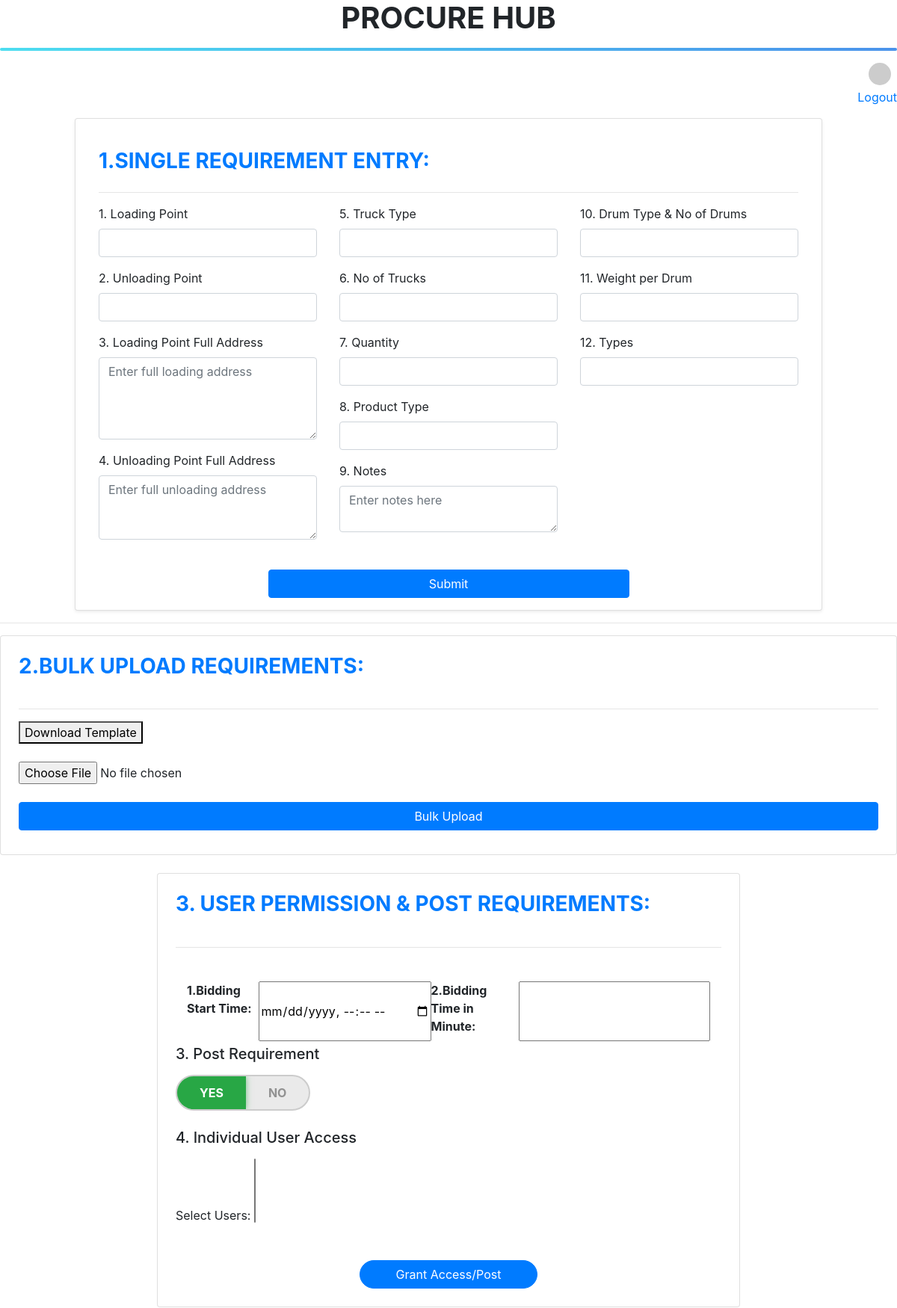
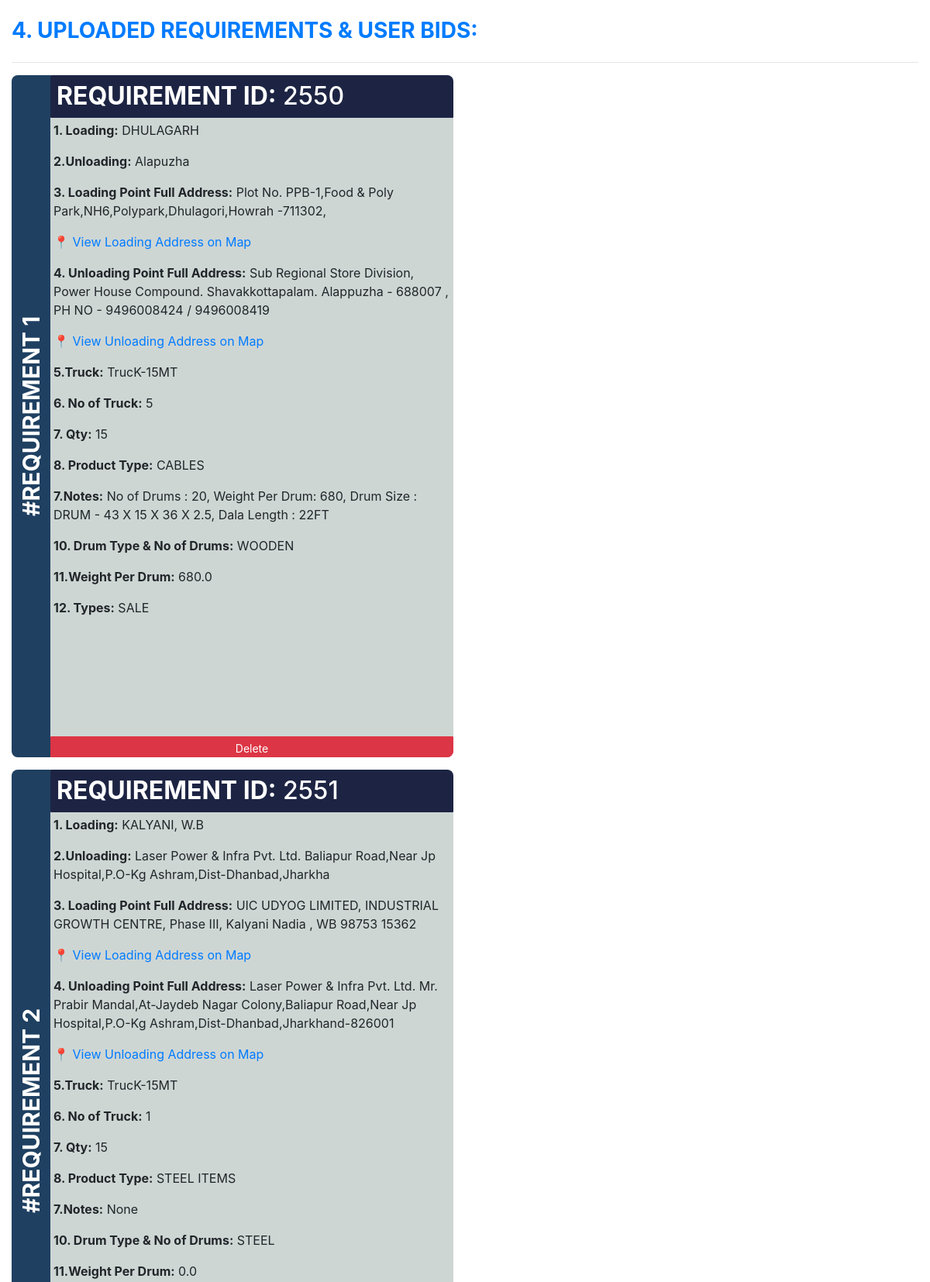
/requirements/ (upper part), run on the app's committed database (2 pictures, top to bottom).
### myapp/models.py (models this page shows, shortened)
class Requirements(models.Model):
    loading_point=models.CharField(max_length=100,null=True,blank=True)
    unloading_point=models.CharField(max_length=100,null=True,blank=True)
    loading_point_full_address=models.TextField(null=True,blank=True)
    unloading_point_full_address=models.TextField(null=True,blank=True)
    product = models.CharField(max_length=100)
    truck_type=models.CharField(max_length=100)
    qty=models.IntegerField(default=0)
    no_of_trucks=models.IntegerField(null=True,blank=True)
    notes=models.TextField(null=True,blank=True)
    drum_type_no_of_drums=models.CharField(max_length=100,null=True,blank=True)
    weight_per_drum=models.FloatField(null=True,blank=True)
    types=models.CharField(max_length=100,null=True,blank=True)

### myapp/views.py (the view, shortened to what this page needs)
# urls.py: path('requirements/', views.create_requirement, name='requirements'),  # Logout
def create_requirement(request):
    requirements = Requirements.objects.all()
    return render(request, "myapp/admin_dashboard.html", {"requirements": requirements})  # Or render to the dashboard

### myapp/templates/myapp/admin_dashboard.html (shortened to what this page needs)
<!DOCTYPE html>
<html lang="en">
<head>
<link rel="stylesheet" href="https://cdn.jsdelivr.net/npm/bootstrap@4.6.2/dist/css/bootstrap.min.css">
<link rel="stylesheet" href="https://cdn.jsdelivr.net/npm/bootstrap-select@1.13.18/dist/css/bootstrap-select.min.css">
</head>
<body>
<h1 style="text-align:center"><strong>PROCURE HUB</strong></h1>
<hr class="gradient-hr">
<div class="d-flex justify-content-end align-items-center mb-1">
    <img src="https://ui-avatars.com/api/?name={{ user.username }}&background=random&color=fff"
         alt="{{ user.username }}"
         class="rounded-circle"
         width="30" height="30">
</div>
<div class="d-flex justify-content-end mb-3">
    <a href="{% url 'logout' %}" >Logout</a>
</div>
<link href="https://cdn.jsdelivr.net/npm/bootstrap@4.6.2/dist/css/bootstrap.min.css" rel="stylesheet">
<form  class="col-10 mx-auto card p-3 shadow-sm" id="requisition-update" method="POST" action="{% url 'requirements' %}">
    <div class="container-fluid mt-4">
         <h3 class="mb-4 text-primary font-weight-bold">1.SINGLE REQUIREMENT ENTRY:</h3>
                <hr>
        <div class="row">
            <div class="col-md-4 mb-4">
                <div class="form-group">
                    <div class="form-group">
                    <label for="loading_point">1. Loading Point</label>
                    <input type="text" class="form-control" name="loading_point" id="loading_point" required>
                </div>
                <div class="form-group">
                    <label for="unloading_point">2. Unloading Point</label>
                    <input type="text" class="form-control" name="unloading_point" id="unloading_point" required>
                </div>
                    <label for="loading_point_full_address">3. Loading Point Full Address</label>
                    <textarea class="form-control" name="loading_point_full_address" id="loading_point_full_address" rows="4" placeholder="Enter full loading address" required></textarea>
                </div>
                <div class="form-group">
                    <label for="unloading_point_full_address">4. Unloading Point Full Address</label>
                    <textarea class="form-control" name="unloading_point_full_address" id="unloading_point_full_address" rows="3.5" placeholder="Enter full unloading address" required></textarea>
                </div>
            </div>
            <div class="col-md-4 mb-4">
                <div class="form-group">
                    <label for="truck_type">5. Truck Type</label>
                    <input type="text" class="form-control" name="truck_type" required>
                </div>
                <div class="form-group">
                    <label for="no_of_trucks">6. No of Trucks</label>
                    <input type="number" class="form-control" name="no_of_trucks" required>
                </div>
                <div class="form-group">
                    <label for="qty">7. Quantity</label>
                    <input type="number" class="form-control" name="qty" required>
                </div>
                <div class="form-group">
                    <label for="product">8. Product Type</label>
                    <input type="text" class="form-control" name="product" required>
                </div>
                 <div class="form-group">
                    <label for="notes">9. Notes</label>
                    <textarea class="form-control" name="notes" id="notes" rows="2" placeholder="Enter notes here"></textarea>
                </div>
            </div>
            <div class="col-md-4 mb-4">
                <div class="form-group">
                    <label for="drum_type_no_of_drums">10. Drum Type & No of Drums</label>
                    <input type="text" class="form-control" name="drum_type_no_of_drums" required>
                </div>
                <div class="form-group">
                    <label for="weight_per_drum">11. Weight per Drum</label>
                    <input type="text" class="form-control" name="weight_per_drum">
                </div>
                <div class="form-group">
                    <label for="types">12. Types</label>
                    <input type="text" class="form-control" name="types">
                </div>
            </div>
        </div>
    </div>
     <div class="d-flex justify-content-center">
    <button style="width: 50%;" id="requisition-btn" type="submit" class="btn btn-primary px-5">Submit</button>
</div>
</form>
<hr>
<div class=" card p-4 mt-2 mx-auto border-1">
<h3 class="mb-4 text-primary font-weight-bold">2.BULK UPLOAD REQUIREMENTS:</h3>
    <hr>
    <a href="{% url 'download_template' %}">
        <button type="button">Download Template</button>
    </a>
<input type="file" id="bulk-file" accept=".csv, .xlsx">
<button id="bulk-upload-btn" class="btn btn-primary w-100 mb-2">Bulk Upload</button>
</div>
<div class="container-fluid mt-4 mb-4">
    <form class=" col-8 card p-4 mx-auto border-2  .bg-primary.bg-gradient" method="POST" action="{% url 'admin_dashboard' %}">
        <h3 class="mb-4 text-primary font-weight-bold">3. USER PERMISSION & POST REQUIREMENTS:</h3>
        <hr>
        <div class="container mt-4">
         <label for="start_time"><strong>1.Bidding Start Time:</strong> </label>
       <input type="datetime-local" name="start_time" id="start_time" required>
          <label for="minute"> <strong> 2.Bidding Time in Minute:</strong> </label>
       <input type="number" name="minute" id="minute" required>
        </div>
       <h5 class="mb-3">3. Post Requirement</h5>
        <div class="access-toggle mb-4">
            <button type="button" class="toggle-btn yes active" data-value="yes">YES</button>
            <button type="button" class="toggle-btn no" data-value="no">NO</button>
        </div>
        <h5 class="mb-3">4. Individual User Access</h5>
        <div class="form-group">
            <label for="user">Select Users:</label>
            <select id="userDropdown" name="user" multiple class="selectpicker"
                    data-live-search="true" data-actions-box="true">
            </select>
        </div>
        <div class="d-flex justify-content-center mt-4">
            <button class="btn btn-primary px-5" type="submit" style="border-radius: 30px;">
                Grant Access/Post
            </button>
        </div>
    </form>
</div>
<link href="https://cdn.jsdelivr.net/npm/bootstrap@4.6.2/dist/css/bootstrap.min.css" rel="stylesheet">
<div class="container-fluid mt-1">
    <h3 class="mb-4 text-primary font-weight-bold">4. UPLOADED REQUIREMENTS & USER BIDS:</h3>
    <hr>
    {% for requirement in requirements %}
    <div class="row mb-3 align-items-stretch">
        <div class="col-md-6">
            <div class="requirement-card h-100"
                 style="display: flex; background-color: #CED6D4; border-radius: 8px; overflow: hidden;">
                <div class="vertical-label">
                    <span>#REQUIREMENT {{ forloop.counter }}</span>
                </div>
                <div class="p-0 d-flex flex-column" style="flex: 1 1 auto; padding-bottom: 0; padding-top: 0;">
                <div style="background-color: #1d2443; color: white; border-radius: 1px; margin-top: 0; padding: 0.5rem;">
                    <h2 style="margin: 0;"><strong>REQUIREMENT ID:</strong> {{ requirement.id }}</h2>
                </div>
                    <div class="p-1">
                    <p style="background-color: {% if not requirement.loading_point %}#EFADF0{% else %}transparent{% endif %};">
                        <strong>1. Loading:</strong> {{ requirement.loading_point }}
                    </p>
                        <p style="background-color: {% if not requirement.unloading_point %}#EFADF0{% else %}transparent{% endif %};">
                            <strong>2.Unloading:</strong> {{ requirement.unloading_point }}
                        </p>
                    <p><strong>3. Loading Point Full Address:</strong> {{ requirement.loading_point_full_address }}</p>
            <p>
                <a href="https://www.google.com/maps/search/?api=1&query={{ requirement.loading_point_full_address|urlencode }}" target="_blank">
                    📍 View Loading Address on Map
                </a>
            </p>
            <p><strong>4. Unloading Point Full Address:</strong> {{ requirement.unloading_point_full_address }}</p>
            <p>
                <a href="https://www.google.com/maps/search/?api=1&query={{ requirement.unloading_point_full_address|urlencode }}" target="_blank">
                    📍 View Unloading Address on Map
                </a>
            </p>
            <p style="background-color: {% if not requirement.truck_type %}#EFADF0{% else %}transparent{% endif %};">
                <strong>5.Truck:</strong> {{ requirement.truck_type }}
            </p>
            <p style="background-color: {% if not requirement.no_of_trucks %}#EFADF0{% else %}transparent{% endif %};">
                <strong>6. No of Truck:</strong> {{ requirement.no_of_trucks }}
            </p>
           <p style="background-color: {% if not requirement.qty %}#EFADF0{% else %}transparent{% endif %};">
                <strong>7. Qty:</strong> {{ requirement.qty }}
            </p>
            <p><strong>8. Product Type:</strong> {{ requirement.product }}</p>
             <p style="background-color: {% if not requirement.qty %}#EFADF0{% else %}transparent{% endif %};">
                <strong>7.Notes:</strong> {{ requirement.notes }}
            </p>
            <p><strong>10. Drum Type & No of Drums:</strong> {{ requirement.drum_type_no_of_drums }}</p>
            <p><strong>11.Weight Per Drum:</strong> {{ requirement.weight_per_drum }}</p>
            <p><strong>12. Types:</strong> {{ requirement.types }}</p>
                        </div>
                    <button style="width: 100%; margin-top: auto; border-radius: 1px; margin-bottom: 0; padding-bottom: 0;"
        onclick="delReq({{ requirement.id }})"
        class="btn btn-sm btn-danger">Delete</button>
                </div>
            </div>
          <button
    id="delAllReq"
    onclick="delReq('delAll')"
    class="btn btn-danger btn-lg"
    style="width: 100%; margin-top: 1rem;">
        </button>
        </div>
        <div class="col-md-6">
        </div>
    </div>
    {% endfor %}
</div>
</body>
</html>

### myapp/templates/myapp/admin_dashboard.html (style rules this page uses)
body { font-family: Arial, sans-serif; }
.container { display: flex; justify-content: space-between; padding: 5px; }
p { margin: 5px 0; }
.requirement-card { display: flex; align-items: stretch; border-radius: 8px; overflow: hidden; margin-bottom: 1rem; }
.vertical-label { writing-mode: vertical-rl; transform: rotate(180deg); background-color: #1f4061; color: white; font-weight: bold; text-align: center; display: flex; align-items: center; justify-content: center; padding: 0 10px; height: 100%; min-width: 50px; font-size: 30px; }
.access-toggle { display: flex; border-radius: 50px; overflow: hidden; border: 2px solid #ccc; background: #eaeaea; width: fit-content; }
.toggle-btn { flex: 1; padding: 10px 30px; border: none; background: transparent; color: #555; font-weight: bold; font-size: 16px; cursor: pointer; transition: all 0.3s ease; }
.toggle-btn.active.yes { background: #28a745; color: white; box-shadow: 0 0 8px rgba(40, 167, 69, 0.6); }
.toggle-btn:not(.active) { opacity: 0.6; }
.gradient-hr { height: 4px; border: none; background: linear-gradient(to right, #4dddf0, #4b93eb); border-radius: 2px; }

### data on the page
Requirements: id "2550", loading_point "DHULAGARH", unloading_point "Alapuzha", loading_point_full_address "Plot No. PPB-1,Food & Poly Park,NH6,Polypark,Dhulagori,Howrah -711302,", unloading_point_full_address "Sub Regional Store Division, Power House Compound. Shavakkottapalam. Alappuzha - 688007 , PH NO - 9496008424 / 9496008419", truck_type "TrucK-15MT", no_of_trucks "5", qty "15", product "CABLES", notes "No of Drums : 20, Weight Per Drum: 680, Drum Size : DRUM - 43 X 15 X 36 X 2.5, Dala Length : 22FT", drum_type_no_of_drums "WOODEN", weight_per_drum "680.0", types "SALE"
Requirements: id "2551", loading_point "KALYANI, W.B", unloading_point "Laser Power & Infra Pvt. Ltd. Baliapur Road,Near Jp Hospital,P.O-Kg Ashram,Dist-Dhanbad,Jharkha", loading_point_full_address "UIC UDYOG LIMITED, INDUSTRIAL GROWTH CENTRE, Phase III, Kalyani Nadia , WB 98753 15362", unloading_point_full_address "Laser Power & Infra Pvt. Ltd. Mr. Prabir Mandal,At-Jaydeb Nagar Colony,Baliapur Road,Near Jp Hospital,P.O-Kg Ashram,Dist-Dhanbad,Jharkhand-826001", truck_type "TrucK-15MT", no_of_trucks "1", qty "15", product "STEEL ITEMS", notes "None", drum_type_no_of_drums "STEEL", weight_per_drum "0.0"
